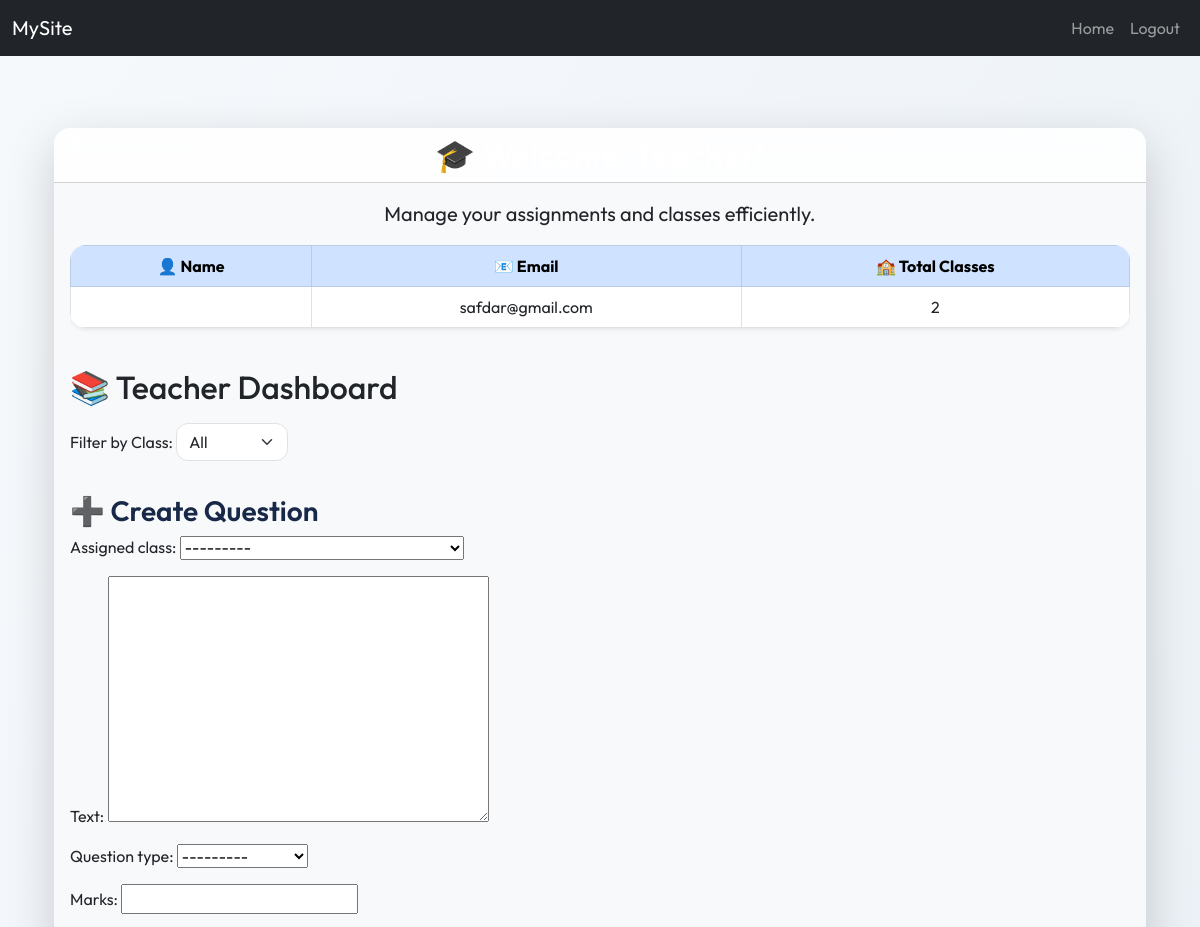
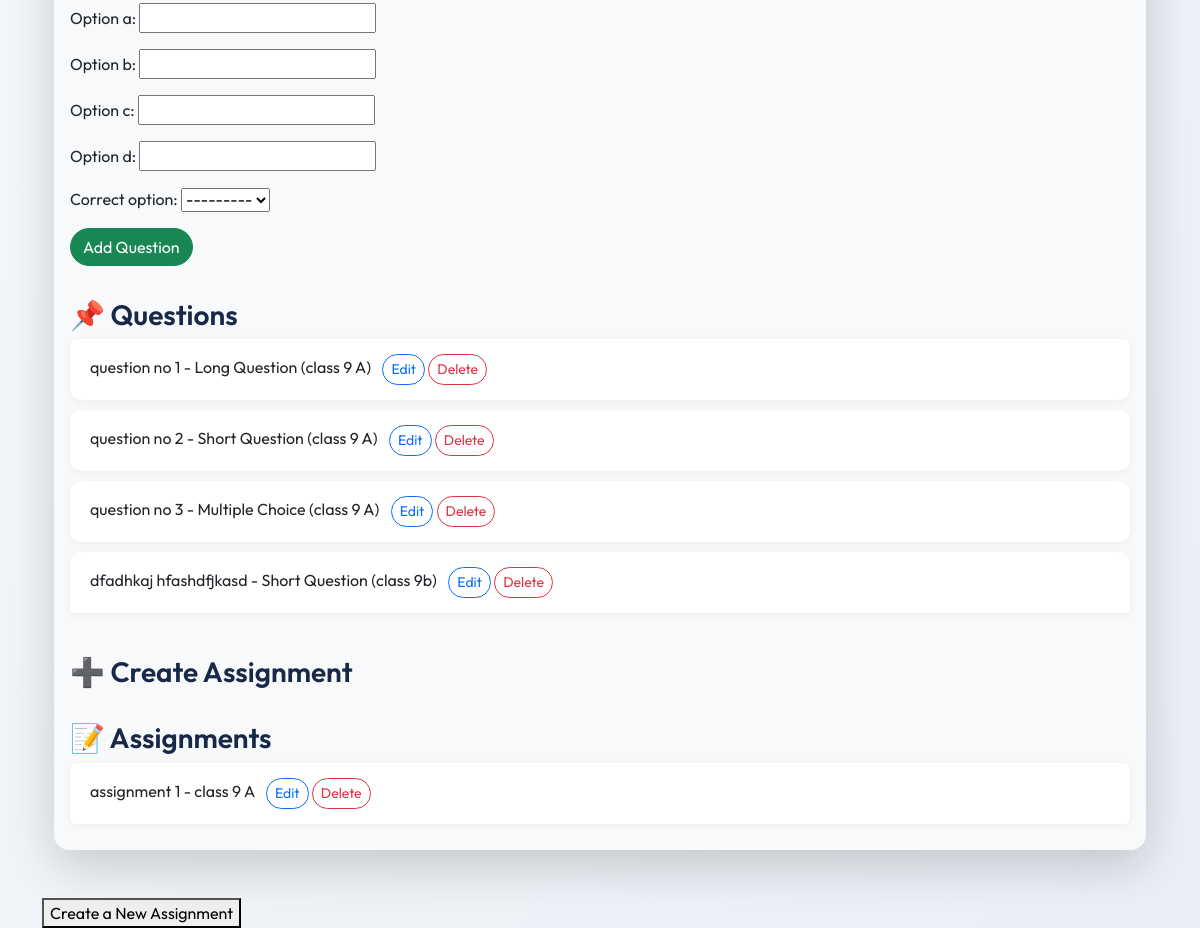
The page /user/teacher/dashboard/ (signed in) on the database as committed earlier (2 pictures, top to bottom).
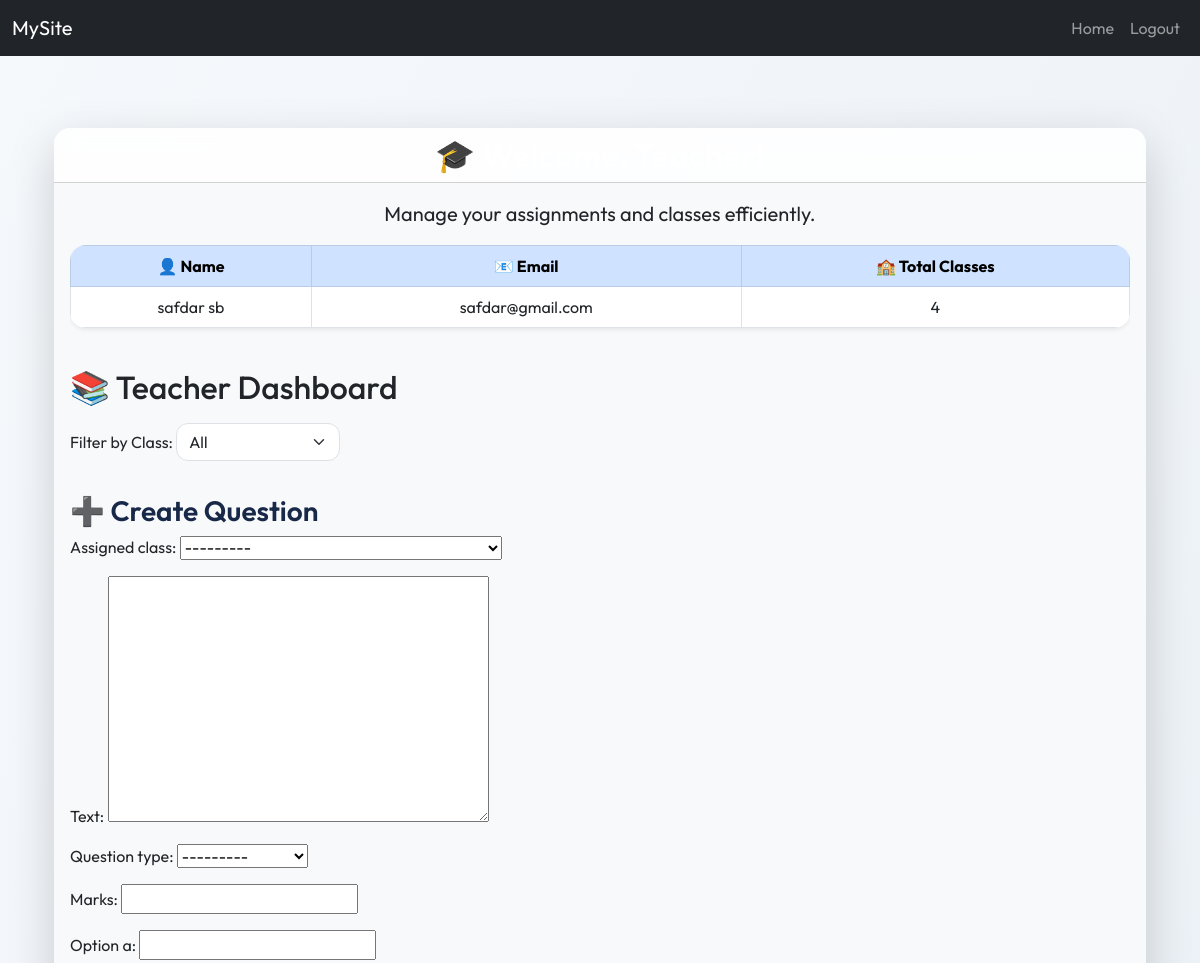
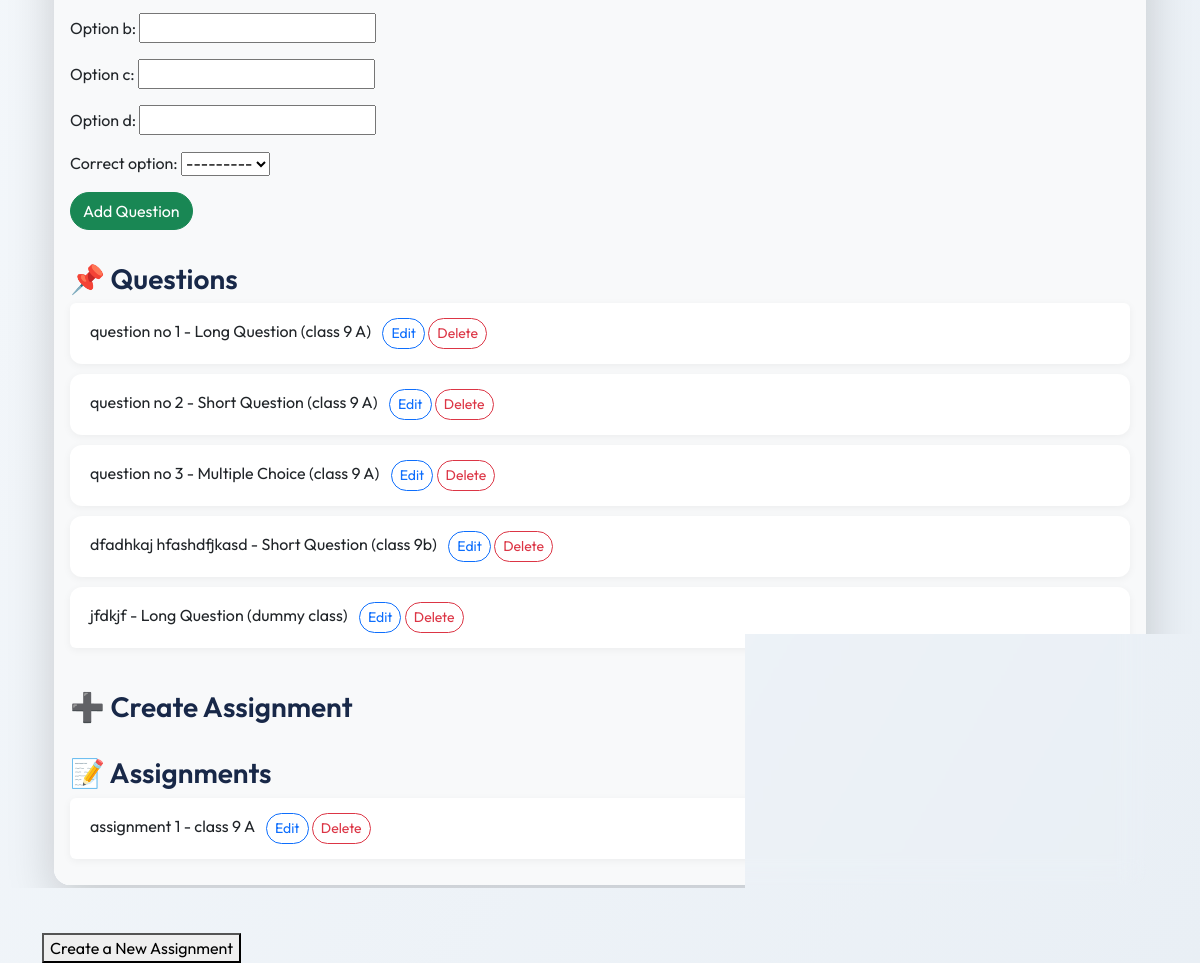
The same page on the database as committed later (2 pictures, top to bottom).
### assignments/models.py (models this page shows, shortened)
class AssignmentQuestion(models.Model):
    QUESTION_TYPE_CHOICES=[
        ('LONG', 'Long Question'),
        ('SHORT', 'Short Question'),
        ('MCQ', 'Multiple Choice')
    ]
    teacher = models.ForeignKey(
        User,
        on_delete= CASCADE,
        limit_choices_to={'role': 'teacher'},
        related_name= 'questions'
    )
    assigned_class = models.ForeignKey(ClassRoom, on_delete=CASCADE, related_name='questions')
    text = models.TextField()
    question_type = models.CharField(max_length=5, choices = QUESTION_TYPE_CHOICES)
    marks = models.PositiveIntegerField()
    option_a = models.CharField(max_length = 255, blank = True, null = True)
    option_b = models.CharField(max_length=255, blank=True, null=True)
    option_c = models.CharField(max_length=255, blank=True, null=True)
    option_d = models.CharField(max_length=255, blank=True, null=True)
    correct_option = models.CharField(
        max_length=1,
        choices = [('a','A'), ('b', 'B'), ('c', 'C'), ('d', 'D')],
        null=True,
        blank=True,
    )
    created_at = models.DateTimeField(auto_now_add=True)

class Assignment(models.Model):
    title = models.CharField(max_length=255, verbose_name='Title')
    description = models.TextField(verbose_name='Description', blank=True, null=True)
    due_date = models.DateTimeField(validators=[validate_due_date])
    created_at = models.DateTimeField(auto_now_add=True)
    teacher = models.ForeignKey(
        User,
        on_delete=CASCADE,
        limit_choices_to={'role': 'teacher'},
        related_name='assignments',
        blank=True,
        null=True
    )
    assigned_class = models.ForeignKey(
        ClassRoom,
        on_delete=CASCADE,
        related_name='assignments')
    questions = models.ManyToManyField(
        AssignmentQuestion,
        through = 'AssignmentQuestionThrough',
        related_name = 'assignments'
    )

### school/models.py (models this page shows, shortened)
class ClassRoom(models.Model):
    name = models.CharField(max_length=100)
    grade_level= models.IntegerField(validators=[validate_grade_level])
    school = models.ForeignKey(School, on_delete=models.CASCADE, related_name='classes')
    assigned_teacher = models.ForeignKey(
        User,
        on_delete=models.SET_NULL,
        null=True,
        blank=True,
        limit_choices_to={'role': 'teacher'},
        related_name='teaching_classes'
    )
    students = models.ManyToManyField(
        User,
        blank=True,
        limit_choices_to={'role': 'student'},
        related_name='enrolled_classes'
    )
    is_active = models.BooleanField(default=True, verbose_name="Is Active")
    created_at = models.DateTimeField(auto_now_add=True)
    class Meta:
        unique_together = ('name', 'school')  #here ensuring classname should be unique, we fullfilled one section or multiple section requirements here
    def __str__(self):
        return f"{self.name} - Grade {self.grade_level} ({self.school.name})"

### users/models.py (models this page shows, shortened)
class User(AbstractBaseUser, PermissionsMixin):
    ROLE_CHOICES = [
        ('admin', 'Admin'),
        ('teacher', 'Teacher'),
        ('student', 'Student'),
    ]
    email = models.EmailField(unique=True)
    full_name = models.CharField(max_length=255)
    is_active = models.BooleanField(default=True)
    is_staff = models.BooleanField(default=False)
    school = models.ForeignKey("school.School", on_delete=models.SET_NULL, null=True, blank=True)
    role = models.CharField(max_length=20, choices=ROLE_CHOICES, default='student')
    date_joined = models.DateTimeField(auto_now_add=True)
    objects = CustomUserManager()
    USERNAME_FIELD = 'email'
    REQUIRED_FIELDS = ['full_name']

### users/views.py (the view, shortened to what this page needs)
# urls.py: path('teacher/dashboard/', TeacherDashboardView.as_view(), name='teacher_dashboard'),
@method_decorator(teacher_required, name='dispatch')
class TeacherDashboardView(View):
    template_name = 'teacher_dashboard.html'
    def get(self, request):
        if request.user.role !='teacher':
            return HttpResponse("this moduel is only for teacher")
        name_is, email_is, temp = teacher_basic_info(request)
        class_filter = request.GET.get('class_id')
        classes = request.user.teaching_classes.all()
        if class_filter:
            questions = AssignmentQuestion.objects.filter(teacher = request.user, assigned_class__id = class_filter)
            assignments = Assignment.objects.filter(teacher = request.user, assigned_class__id = class_filter)
        else:
            questions = AssignmentQuestion.objects.filter(teacher = request.user)
            assignments = Assignment.objects.filter(teacher=request.user)
        question_forms = {
            q.id: AssignmentQuestionInLineForm(instance=q, user=request.user)
            for q in questions
        }
        context = {
            'classes': classes,
            'selected_class_id':class_filter,
            "assignment_form": AssignmentForm(request = request),
            "question_form":AssignmentQuestionInLineForm(user=request.user),
            'question_forms' : question_forms,
            'assignments' : assignments,
            'questions': questions,
            "name_is": name_is,
            "email_is": email_is,
            'total_classes': temp
        }
        return render(request, self.template_name, context)

### assignments/forms.py (shortened to what this page needs)
class AssignmentForm(forms.ModelForm):
    class Meta:
        model = Assignment
        fields = ['title', 'assigned_class', 'due_date']
    def __init__(self, *args, **kwargs):
        self.request = kwargs.pop("request", None)
        super().__init__(*args, **kwargs)
        if self.request and self.request.user.role == "teacher":
            self.fields['assigned_class'].queryset = self.request.user.teaching_classes.all()

class AssignmentQuestionInLineForm(forms.ModelForm):
    class Meta:
        model = AssignmentQuestion
        fields = ('assigned_class', 'text', 'question_type', 'marks', 'option_a', 'option_b', 'option_c', 'option_d', 'correct_option')
    def __init__(self, *args, **kwargs):
        user = kwargs.pop('user', None)
        super().__init__(*args, **kwargs)
        self.user = user
        self.fields['assigned_class'].queryset = ClassRoom.objects.filter(assigned_teacher=user)

### users/templatetags/custom_filters.py (called while the page is built)
@register.filter
def get_item(dictionary, key):
    return dictionary.get(key)

### users/templates/teacher_dashboard.html (shortened to what this page needs)
{% extends 'base.html' %}
{% load custom_filters %}
{% block content %}
<div class="container py-5">
    <div class="card shadow-lg border-0 rounded-4">
        <div class="card-header bg-gradient text-white rounded-top-4"
             style="background: linear-gradient(135deg, #4b6cb7 0%, #182848 100%);">
            <h2 class="text-center mb-0">🎓 Welcome, Teacher!</h2>
        </div>
        <div class="card-body bg-light rounded-bottom-4">
            <p class="text-center fs-5">Manage your assignments and classes efficiently.</p>
            <div class="table-responsive mb-4">
                <table class="table table-hover table-bordered rounded-4 overflow-hidden shadow-sm bg-white">
                    <thead class="table-primary text-center">
                    <tr>
                        <th>👤 Name</th>
                        <th>📧 Email</th>
                        <th>🏫 Total Classes</th>
                    </tr>
                    </thead>
                    <tbody class="text-center">
                    <tr>
                        <td>{{ name_is }}</td>
                        <td>{{ email_is }}</td>
                        <td>{{ total_classes }}</td>
                    </tr>
                    </tbody>
                </table>
            </div>
            <h2 class="mb-3">📚 Teacher Dashboard</h2>
            <form class="mb-4" method="get">
                <label class="form-label">Filter by Class:</label>
                <select class="form-select w-auto d-inline-block" name="class_id" onchange="this.form.submit()">
                    <option value="">All</option>
                </select>
            </form>
            <h3>➕ Create Question</h3>
            <form class="mb-4" method="post">
                {{ question_form.as_p }}
                <button class="btn btn-success" type="submit">Add Question</button>
            </form>
            <h3>📌 Questions</h3>
            <ul class="list-group mb-4">
                {% for q in questions %}
                <li class="list-group-item">
                    <div id="question-display-{{ q.id }}">
                        {{ q.text }} - {{ q.get_question_type_display }} ({{ q.assigned_class.name }})
                        <button class="btn btn-sm btn-outline-primary ms-2"
                                onclick="toggleEditForm('{{ q.id }}', 'question')">Edit
                        </button>
                        <form method="post" style="display:inline;">
                            <button class="btn btn-sm btn-outline-danger" type="submit">Delete</button>
                        </form>
                    </div>
                </li>
                {% empty %}
                <li class="list-group-item text-muted">No questions available.</li>
                {% endfor %}
            </ul>
            <h3>➕ Create Assignment</h3>
            <h3>📝 Assignments</h3>
            <ul class="list-group">
                {% for a in assignments %}
                <li class="list-group-item">
                    <div id="assignment-display-{{ a.id }}">
                        {{ a.title }} - {{ a.assigned_class.name }}
                        <button class="btn btn-sm btn-outline-primary ms-2"
                                onclick="toggleEditForm('{{ a.id }}', 'assignment')">Edit
                        </button>
                        <form method="post" style="display:inline;">
                            <button class="btn btn-sm btn-outline-danger" type="submit">Delete</button>
                        </form>
                    </div>
                </li>
                {% empty %}
                <li class="list-group-item text-muted">No assignments available.</li>
                {% endfor %}
            </ul>
        </div>
    </div>
</div>
<div>
    <a href="{% url 'assignment_create_view' %}">
        <button type="button" >Create a New Assignment</button>
    </a>
</div>
{% endblock %}

Rows that differ between the two databases and show on the page:
changed User "safdar@gmail.com": full_name (not shown) → "safdar sb"
added AssignmentQuestion: text "jfdkjf", question_type "Long Question", assigned_class.name "dummy class"
Other text that changed with them:
{{ total_classes }}: "2" → "4"
